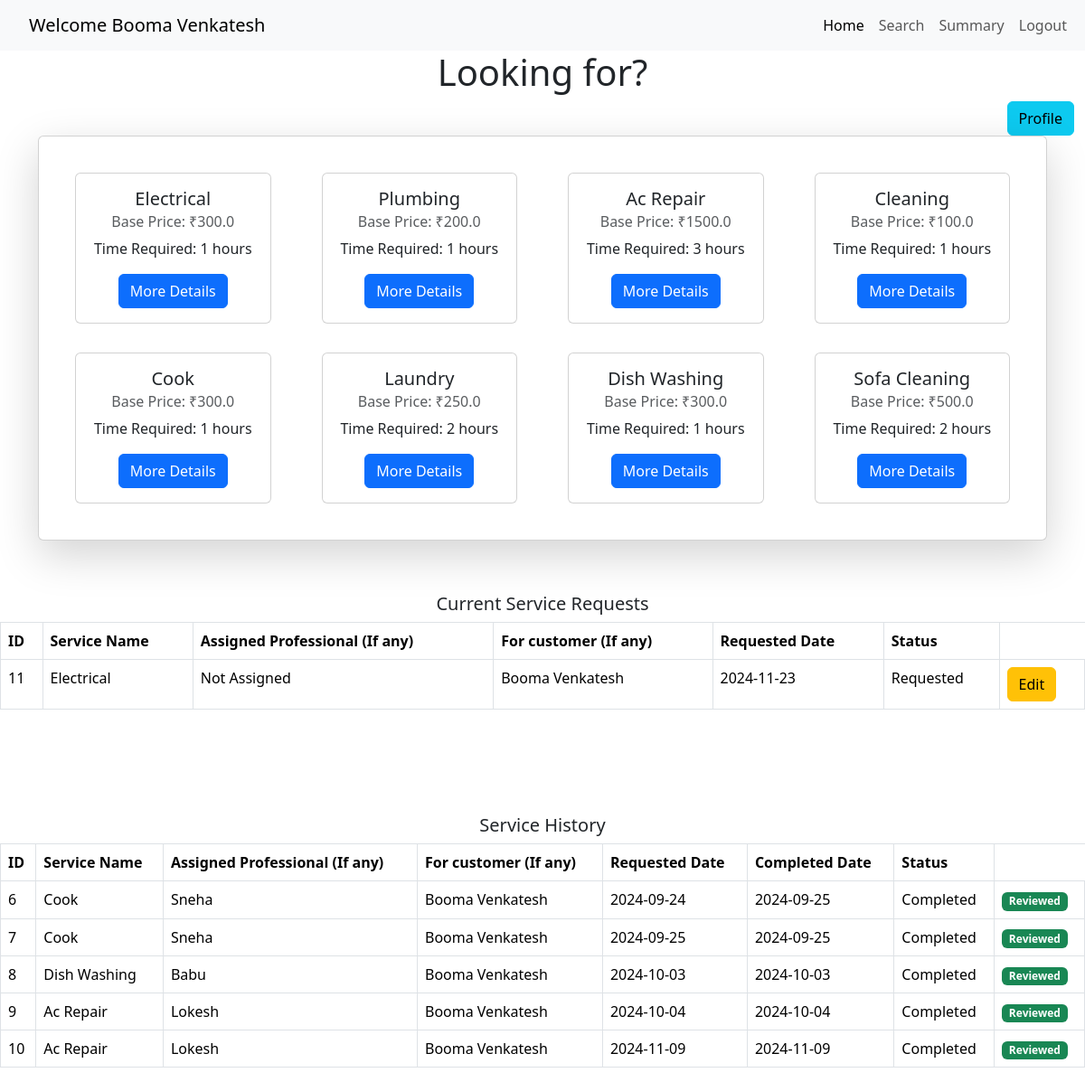
Page /customerhomepage/3 on the earlier database version.
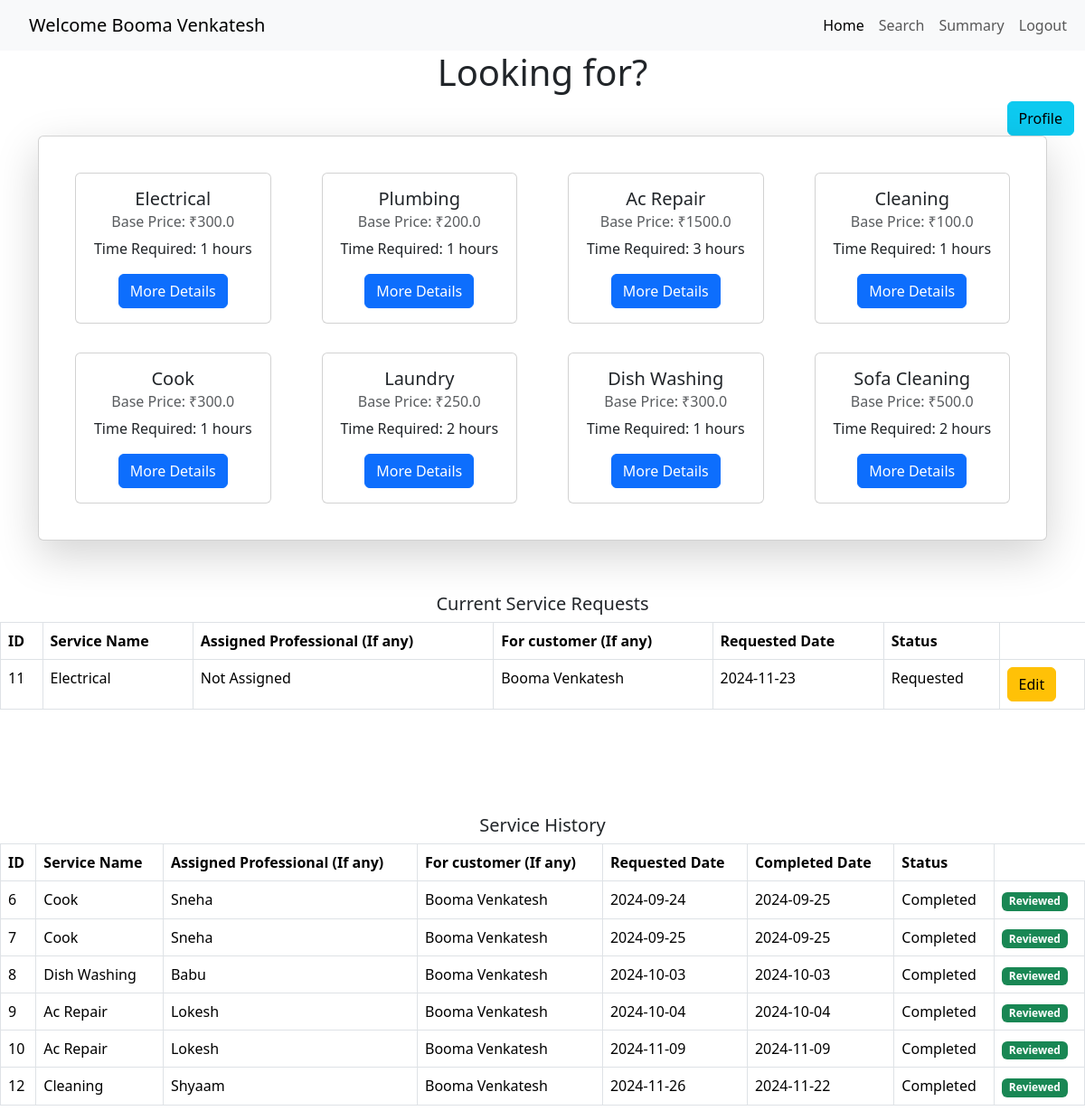
Same page on the later database version.
### application/models.py (models this page shows, shortened)
class Customer(db.Model):
    __tablename__ = 'customers'
    id = db.Column(db.Integer, primary_key=True)
    email = db.Column(db.String(120), unique=True, nullable=False)
    password = db.Column(db.String(120), nullable=False)
    full_name = db.Column(db.String(100), nullable=False)
    address = db.Column(db.String(200), nullable=False)
    pincode = db.Column(db.String(10), nullable=False)

class Service(db.Model):
    __tablename__ = 'services'
    service_id = db.Column(db.Integer, primary_key=True)
    name = db.Column(db.String(100), nullable=False)
    base_price = db.Column(db.Float, nullable=False)
    time_required = db.Column(db.String(50), nullable=False)
    descriptions = db.Column(db.Text, nullable=True)
    service_requests_list = db.relationship('ServiceRequest', backref='service', cascade='all, delete-orphan', lazy=True)

class ServiceRequest(db.Model):
    __tablename__ = 'service_requests'
    serv_req_id = db.Column(db.Integer, primary_key=True)
    service_id = db.Column(db.Integer, db.ForeignKey('services.service_id'), nullable=False)
    cust_id = db.Column(db.Integer, db.ForeignKey('customers.id'), nullable=False)
    professional_id = db.Column(db.Integer, db.ForeignKey('service_professionals.id'), nullable=True)
    date_of_req = db.Column(db.DateTime, default=date.today)
    date_of_completion = db.Column(db.DateTime, nullable=True)
    service_status = db.Column(db.String(50), nullable=False)  # requested, assigned, completed
    remarks = db.Column(db.Text, nullable=True)
    professional = db.relationship('ServiceProfessional', backref='service_requests', lazy=True)
    customer = db.relationship('Customer', backref='service_requests', lazy=True)

class ServiceProfessional(db.Model):
    __tablename__ = 'service_professionals'
    id = db.Column(db.Integer, primary_key=True)
    email = db.Column(db.String(120), unique=True, nullable=False)
    password = db.Column(db.String(120), nullable=False)
    full_name = db.Column(db.String(100), nullable=False)
    service_id = db.Column(db.Integer, db.ForeignKey('services.service_id'), nullable=False)
    experience = db.Column(db.Integer, nullable=False)
    profile_doc = db.Column(db.String(200), nullable=False)
    address = db.Column(db.String(200), nullable=False)
    pincode = db.Column(db.String(10), nullable=False)
    date_created = db.Column(db.DateTime, default=date.today())
    status = db.Column(db.String(50), nullable=False)
    service = db.relationship('Service', backref='service_professionals', lazy=True)

### app.py (the view)
@app.route('/customerhomepage/<int:id>', methods=['GET'])
def customerhomepage(id):
    customer = Customer.query.get(id)
    services = Service.query.all()
    service_requests = ServiceRequest.query.filter_by(cust_id=id).all()
    return render_template("customerhomepage.html", customer=customer, services=services, service_requests=service_requests)

### templates/customerhomepage.html (shortened to what this page needs)
<!DOCTYPE html>
<html lang="en">
<head>
    <link href="https://cdn.jsdelivr.net/npm/bootstrap@5.3.3/dist/css/bootstrap.min.css" rel="stylesheet">
</head>
<body>
    <nav class="navbar navbar-expand-lg navbar-light bg-light">
        <div class="container-fluid">
          <a class="navbar-brand" href="#">Welcome {{ customer.full_name }}</a>
          <div class="collapse navbar-collapse" id="navbarNavAltMarkup">
            <div class="navbar-nav">
              <a class="nav-link active" aria-current="page" href="#">Home</a>
              <a class="nav-link" href="{{ url_for('search_services', customer_id=customer.id) }}">Search</a>
              <a class="nav-link" href="#">Summary</a>
              <a class="nav-link" href="{{ url_for('logout') }}">Logout</a>
            </div>
          </div>
        </div>
    </nav>
    <h1 style="text-align: center;">Looking for?</h1>
    {% if customer %}
        <div class="container" style="float: right;">
            <a href="{{url_for('customerprofile', id = customer.id)}}" class="btn btn-info">Profile</a>
        </div>
    {% else %}
        <p>Customer information not available</p>
    {% endif %}
    <div class="container">
        <div class="card p-4 shadow-lg mb-5">
            <div class="row">
                {% for service in services %}
                <div class="col-12 col-md-4 col-lg-3 d-flex justify-content-center">
                    <div class="card m-3" style="width: 18rem;">
                        <div class="card-body text-center">
                            <h5 class="card-title">{{ service.name }}</h5>
                            <h6 class="card-subtitle mb-2 text-muted">Base Price: ₹{{ service.base_price }}</h6>
                            <p class="card-text">Time Required: {{ service.time_required }} hours</p>
                            <a href="{{ url_for('servicedetails', service_id=service.service_id, customer_id=customer.id) }}" class="btn btn-primary">More Details</a>
                        </div>
                    </div>
                </div>
                {% endfor %}
            </div>
        </div>
    </div>
    <div style="margin-top: 10px;">
        <div class="d-flex flex-wrap col-md-12 justify-content-center">
            <h5>Current Service Requests</h5>
            <table class="table table-bordered">
                <thead>
                    <tr>
                        <th>ID</th>
                        <th>Service Name</th>
                        <th>Assigned Professional (If any)</th>
                        <th>For customer (If any)</th>
                        <th>Requested Date</th>
                        <th>Status</th>
                    </tr>
                </thead>
                <tbody>
                    {% for request in service_requests %}
                    {% if request.service_status != 'completed' %}
                        <tr>
                            <td>{{ request.serv_req_id }}</td>
                            <td>{{ request.service.name }}</td>
                            <td>{% if request.professional %} {{ request.professional.full_name }} {% else %} Not Assigned {% endif %}</td>
                            <td>{% if request.customer %} {{ request.customer.full_name }} {% else %} Not Assigned {% endif %}</td>
                            <td>{{ request.date_of_req.strftime('%Y-%m-%d') }}</td>
                            <td>{{ request.service_status.title() }}</td>
                            <td>
                                {% if request.service_status != 'completed' %}
                                    <a href="{{ url_for('edit_service_request', serv_req_id=request.serv_req_id) }}" class="btn btn-warning">Edit</a>
                                {% endif %}
                            </td>
                        </tr>
                    {% endif %}
                    {% endfor %}
                </tbody>
            </table>
    </div>
    <div style="margin-top: 100px;">
        <div class="d-flex flex-wrap col-md-12 justify-content-center">
            <h5>Service History</h5>
            <table class="table table-bordered">
                <thead>
                    <tr>
                        <th>ID</th>
                        <th>Service Name</th>
                        <th>Assigned Professional (If any)</th>
                        <th>For customer (If any)</th>
                        <th>Requested Date</th>
                        <th>Completed Date</th>
                        <th>Status</th>
                    </tr>
                </thead>
                <tbody>
                    {% for request in service_requests %}
                    {% if request.service_status == 'completed' %}
                        <tr>
                            <td>{{ request.serv_req_id }}</td>
                            <td>{{ request.service.name }}</td>
                            <td>{% if request.professional %} {{ request.professional.full_name }} {% else %} Not Assigned {% endif %}</td>
                            <td>{% if request.customer %} {{ request.customer.full_name }} {% else %} Not Assigned {% endif %}</td>
                            <td>{{ request.date_of_req.strftime('%Y-%m-%d') }}</td>
                            <td>{{ request.date_of_completion.strftime('%Y-%m-%d') }}</td>
                            <td>{{ request.service_status.title() }}</td>
                            <td>
                                {% if request.service_status == 'completed' %}
                                    {% if request.ratings | length > 0 and request.ratings[0].rating_status == 'True' %}
                                        <span class="badge bg-success">Reviewed</span>
                                    {% else %}
                                        <a href="{{ url_for('rate_service', serv_req_id=request.serv_req_id) }}" class="btn btn-success">Rate Service</a>
                                    {% endif %}
                                {% endif %}
                            </td>
                        </tr>
                    {% endif %}
                    {% endfor %}
                </tbody>
            </table>
        </div>
    </div>
</body>
</html>

### templates/customerhomepage.html (style rules this page uses)
.navbar-nav { margin-left: auto; }
.container-fluid { padding-left: 2rem; }
.container { display: flex; justify-content: flex-end; }

Differences in the rows shown:
added ServiceRequest: serv_req_id "12", service.name "Cleaning", professional.full_name "Shyaam", customer.full_name "Booma Venkatesh", date_of_req "2024-11-26", date_of_completion "2024-11-22", service_status "Completed", shows "Reviewed", shown under "Service History"
